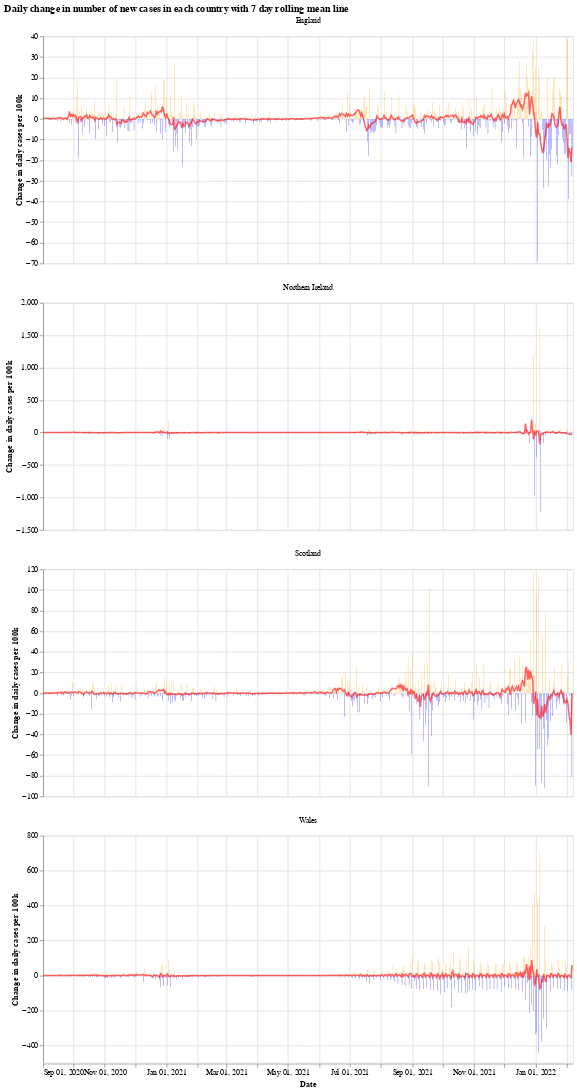

The cell this chart's notebook holds for it:
### Markdown cell above
We will use the Python library `Altair` for visualising the data, see the [altair docs](https://altair-viz.github.io/) for more information.

First we have a graph which shows the daily change in the number of new cases for each country. This number jumps up and down all over the place, which is likely due to delay in reporting of new cases over the weekend. Another interesting thing is that it looks like the daily cases in Wales experienced a much shorter period of calm over the summer (calm in the sense of daily cases not jumping up and down).

The orange bars are days when the number of new cases (per 100k population) was more than the previous day, while the blue are days when the number of new cases dropped. The red line is the 7 day moving average. 

When the moving average line is below 0, it means that there is a consistent drop in new cases. We can see this clearly happening around the times that lockdowns were introduced (though, to varying degrees). I will update the graphs soon with a marker of when each lockdown started.

### Code cell
# collapse
import altair as alt

bars = alt.Chart(uk_cases).mark_bar().encode(
    x=alt.X("yearmonthdate(date):T", axis=alt.Axis(title='Date')),
    y=alt.Y("casesChangeRate:Q", axis=alt.Axis(title='Change in daily cases per 100k')),
    tooltip='casesChange',
    color=alt.condition(
        alt.datum.casesChangeRate > 0,
        alt.value("orange"),  # The positive color
        alt.value("blue")  # The negative color
    )
).properties(title='Daily change in number of new cases with 7 day rolling mean',width=700).interactive()

line = alt.Chart(uk_cases).mark_line(
    color='red',
    size=2,
    opacity=0.6
).transform_window(
    rolling_mean='mean(casesChangeRate)',
    frame=[0, 7],
    groupby=['areaName']
).encode(
    x='yearmonthdate(date):T',
    y='rolling_mean:Q'
)

alt.layer(bars, line, data=uk_cases).facet(alt.Column(
    'areaName', title=''), columns=1).resolve_scale(y='independent').properties(title='Daily change in number of new cases in each country with 7 day rolling mean line')

### Figure 1 — Vega-Lite specification as saved in the notebook (floating-point values rounded to 4 significant figures; data arrays with more than 128 entries replaced by an {"elided": "..."} marker saying what was removed)
{"config": {"view": {"continuousWidth": 400, "continuousHeight": 300}}, "data": {"name": "data-e4e3c669f71efcefaff5a015a995590a"}, "facet": {"type": "nominal", "field": "areaName", "title": ""}, "spec": {"layer": [{"mark": "bar", "encoding": {"color": {"condition": {"value": "orange", "test": "(datum.casesChangeRate > 0)"}, "value": "blue"}, "tooltip": {"type": "quantitative", "field": "casesChange"}, "x": {"type": "temporal", "axis": {"title": "Date"}, "field": "date", "timeUnit": "yearmonthdate"}, "y": {"type": "quantitative", "axis": {"title": "Change in daily cases per 100k"}, "field": "casesChangeRate"}}, "selection": {"selector001": {"type": "interval", "bind": "scales", "encodings": ["x", "y"]}}, "title": "Daily change in number of new cases with 7 day rolling mean", "width": 700}, {"mark": {"type": "line", "color": "red", "opacity": 0.6, "size": 2}, "encoding": {"x": {"type": "temporal", "field": "date", "timeUnit": "yearmonthdate"}, "y": {"type": "quantitative", "field": "rolling_mean"}}, "transform": [{"window": [{"op": "mean", "field": "casesChangeRate", "as": "rolling_mean"}], "frame": [0, 7], "groupby": ["areaName"]}]}]}, "columns": 1, "resolve": {"scale": {"y": "independent"}}, "title": "Daily change in number of new cases in each country with 7 day rolling mean line", "$schema": "https://vega.github.io/schema/vega-lite/v4.8.1.json", "datasets": {"data-e4e3c669f71efcefaff5a015a995590a": {"elided": "2096 records"}}}
